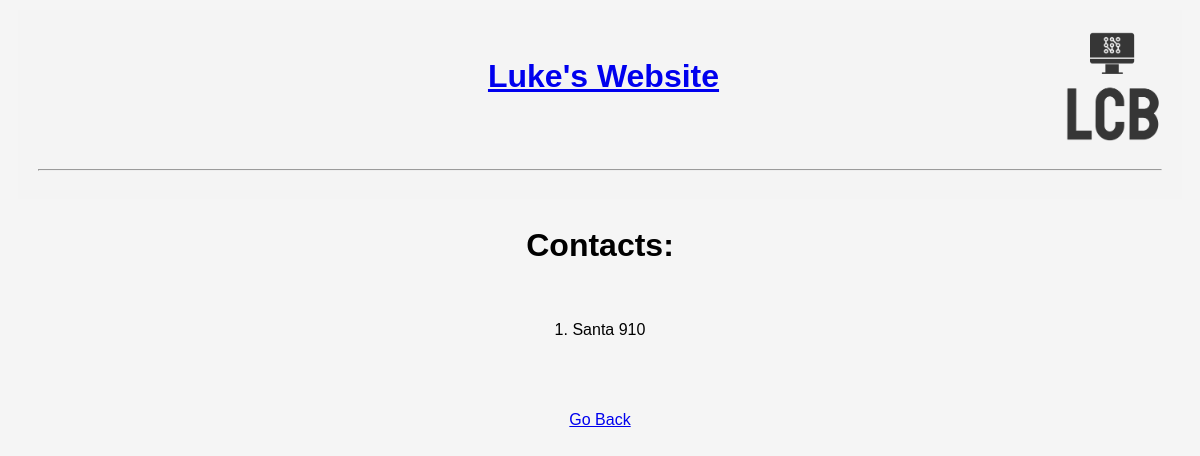
Before: /contact/show with the older database file.
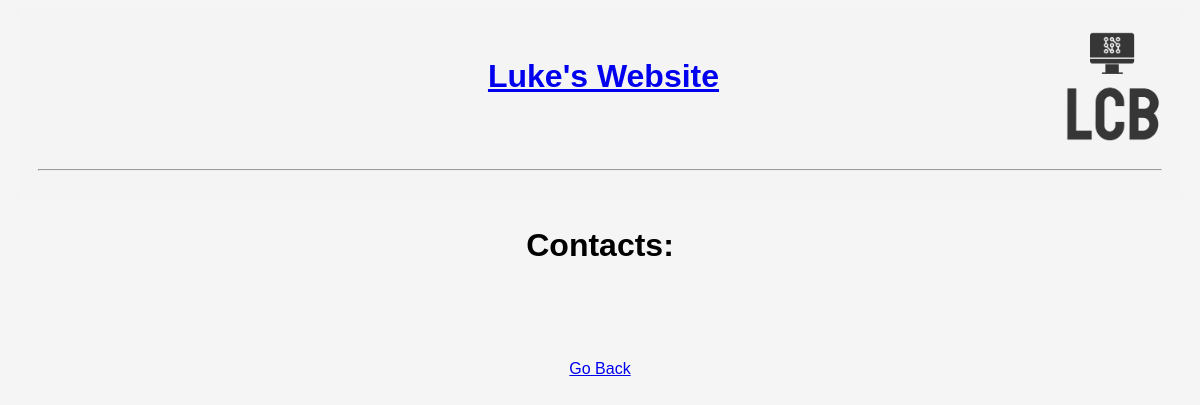
After: the same page with the newer database file.
### tables this page shows
CREATE TABLE contacts(
    id INTEGER PRIMARY KEY AUTOINCREMENT,
    contact_name TEXT, 
    contact_number INT
);

### app.py (the view)
@app.route("/contact/show")
def show_contacts():
    conn = contacts_db_connection()
    contacts = conn.execute('SELECT id, contact_name, contact_number FROM contacts').fetchall()
    return render_template("show_contacts.html", contacts = contacts)

### app.py (called while the page is built)
def contacts_db_connection():
    conn = sqlite3.connect('contacts.db')
    conn.row_factory = sqlite3.Row
    return conn

### templates/show_contacts.html (shortened to what this page needs)
{% extends "abase.html" %}
{% block link %}<link rel = "stylesheet" href = "{{url_for('static', filename = 'css/styles.css')}}">{% endblock %}
{% block body %}
<h1 id="contacts-title">Contacts: </h1>
<p id="contacts">
    {% for contact in contacts %}
    {{loop.index}}. {{contact[1]}} {{contact[2]}}
    <br><br>
    {% endfor %}
</p>
<p id="to-home-div"><a href="/contact/home">Go Back</a></p>
{% endblock %}

### templates/abase.html (shortened to what this page needs)
<!DOCTYPE html>
<html lang="en">
<head>
    {% block link %}{% endblock %}
</head>
<header>
    <div id="main-header-div">
        <h1 id="website-header">
            <a href="/">Luke's Website</a>
        </h1>
        <img src="{{url_for('static', filename = 'images/logo.png')}}" alt="Logo" id="logo">
    </div>
    <hr>
</header>
<body>
    {% block body %}{% endblock %}
</body>
</html>

### static/css/styles.css (style rules this page uses)
#main-header-div { display: flex; justify-content: space-between; }
#website-header { display: flex; margin-left: auto; padding-left: 107px; }
#logo { display: flex; margin-left: auto; width: 100px; height: auto; }
body { background-color: whitesmoke; }
#name-div, #number-div, #button-div, #to-home-div, #contacts-title, #contacts, #delete_contacts, #error, #projects-h1 { display:flex; justify-content: center; align-items: center; height: auto; padding-bottom: 2%; }
body { font-family: Arial, sans-serif; line-height: 1.6; }
header, section, footer { padding: 20px; margin: 10px; }
header { background-color: #f4f4f4; text-align: center; }

Changed rows visible on the page:
removed contacts: contact_name "Santa", contact_number "910"
